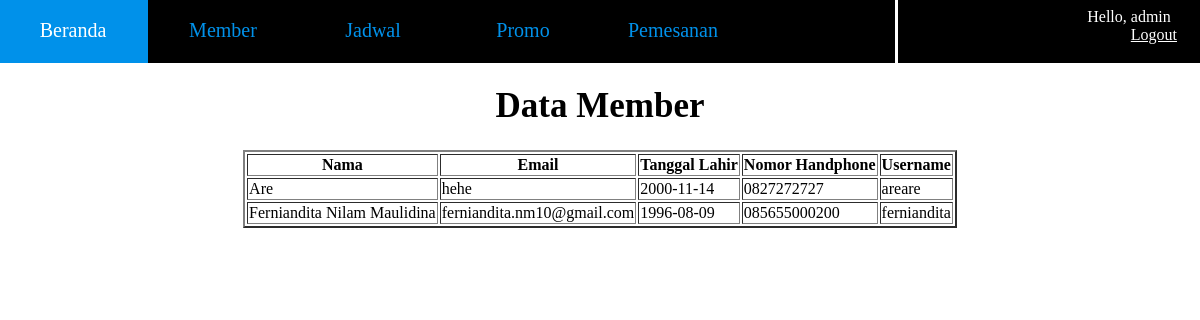
Screenshot of /admin/datamember.php (signed in) with the database file from the repository.
### tables this page shows
CREATE TABLE `member` (
  `nama` varchar(50) NOT NULL,
  `email` varchar(50) NOT NULL,
  `ttl` date NOT NULL,
  `nohp` varchar(12) NOT NULL,
  `username` varchar(15) NOT NULL,
  `password` varchar(10) NOT NULL
);

### admin/datamember.php (the view, shortened to what this page needs)
<!DOCTYPE html>
<html>
<head>
	<link rel="stylesheet" type="text/css" href="admin.css">
</head>
<body>
<div class="akun">
  <ul>
    <li id="hello">Hello, <?php echo $_SESSION['uname'];?></li>
    <li>Hello, <a href="logout.php" id="loginprofil">Logout</a></li>
  </ul>
</div>
<div class="menu">
  <div class="nav">
    <ul>
      <li><a href="beranda.php">Beranda</a></li>
      <li><a href="datamember.php">Member</a></li>
      <li><a href="datajadwal.php">Jadwal</a></li>
      <li><a href="datapromo.php">Promo</a></li>
      <li><a href="datapesan.php">Pemesanan</a></li>
    </ul>
  </div>
</div>
<div class="isi">
<center>
  <h1 id="title">Data Member</h1>
  <?php
  include 'database.php';
  $sql = "select * from member";
  $hasil = mysqli_query($koneksi, $sql);
    print("<table border=2>
    <tr>
      <th id=text>Nama</th>
      <th id=text>Email</th>
      <th id=text>Tanggal Lahir</th>
      <th id=text>Nomor Handphone</th>
      <th id=text>Username</th>
    </tr>");
    while ($data = mysqli_fetch_array($hasil)) {
      $nama = $data['nama'];
      $email = $data['email'];
      $ttl = $data['ttl'];
      $nohp = $data['nohp'];
      $username = $data['username'];
      echo "<tr>
      <td id=text>$nama</td>
      <td id=text>$email</td>
      <td id=text>$ttl</td>
      <td id=text>$nohp</td>
      <td id=text>$username</td></tr>";
    }
    print("</table> <br><br>");
  ?>
</center>
</div>
</body>
</html>

### admin/admin.css (style rules this page uses)
body { background-size: cover; background-image: url('/project/img/skyscraper.jpg'); }
.nav ul { font-family: 'Titillium'; font-size: 20px; padding: 0; margin: 0; list-style: none; text-align: center; display: inline-table; position: relative; }
.nav ul li { float: left; width: 150px; text-align: center; line-height: 65px; background-color: #000000; color: #0091 }
.nav ul li a { display: block; text-decoration: none; color: #0091EA; }
.akun { background-color: black; float: right; width: 25.71%; height: 65px; margin-top: -10px; margin-right: -10px; }
.akun ul { float: right; margin-top: 10px; margin-right: 25px; display: block; list-style: none; position: relative; }
.menu { background-color: black; float: left; width: 75.75%; height: 65px; margin-top: -10px; margin-left: -10px; }
.isi { width: 100%; height: 500px; background-color: transparent; display: inline-table; }
#title { font-family: 'Titillium'; font-size: 35px; }
#text { font-family: 'Titillium'; font-style: bold; }
#hello { font-family: 'Titillium'; color: #ffffff; }
#loginprofil { font-family: 'Titillium'; color: #ffffff; }

### rows the page displays
member: nama "Are", email "hehe", ttl "2000-11-14", nohp "0827272727", username "areare"
member: nama "Ferniandita Nilam Maulidina", email "ferniandita.nm10@gmail.com", ttl "1996-08-09", nohp "085655000200", username "ferniandita"

### other values shown
$_SESSION['uname'] "admin"
